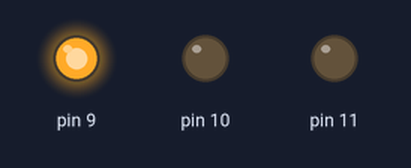
The sketch below on a simulated Arduino Uno, built with avr-gcc and run on an emulated ATmega328P. Shown: output pins drawn as LEDs (lit = HIGH).

Above: at 0.1 s.
At 2.1 s:
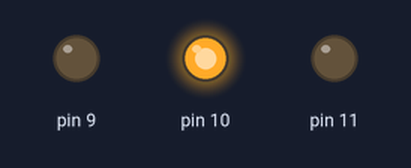
At 4.1 s:
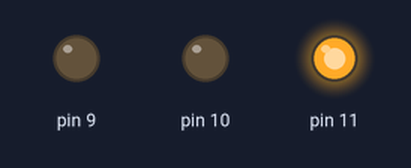
At 6.1 s:
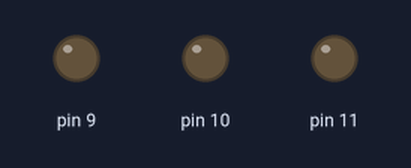
At 22.94 s:
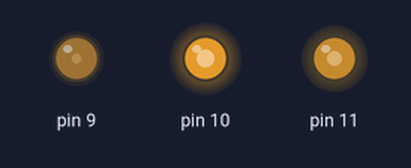
At 39.79 s:
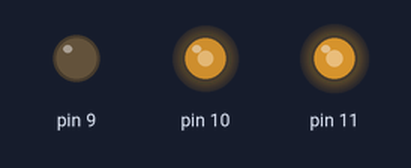
Timing chart, 0 to 40.0 s (numbered marks = the images above):
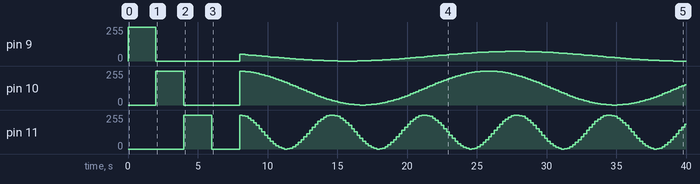

Measured:
- by itself, pin 9: 255/255 → 0/255 at 2.0 s, → 51/255 6.0 s later, → 49/255 0.20 s later, → 47/255 0.20 s later, … (135 changes in this stretch)

The sketch:

ColorLedOSTA5131A.ino
```cpp
//
// Sample sketch for class ColorLedOSTA5131A
//
#include <math.h>
#include "ColorLedOSTA5131A.hpp"

using namespace ElectronicComponent;

const unsigned int RED_OUT_PIN   = 9U;
const int INI_RED_MIN   = 52;
const int INI_RED_MAX   = 171;
const unsigned int GREEN_OUT_PIN = 10U;
const int INI_GREEN_MIN = 22;
const int INI_GREEN_MAX = 111;
const unsigned int BULE_OUT_PIN  = 11U;
const int INI_BULE_MIN  = 41;
const int INI_BULE_MAX  = 73;

ColorLedOSTA5131A* myLed;
int redVal   = 0x00;
int greenVal = 0x00;
int blueVal  = 0x00;
int i        = INI_RED_MIN;
int j        = INI_GREEN_MAX;
int k        = INI_BULE_MIN;

void setup() {
  myLed = new ColorLedOSTA5131A( RED_OUT_PIN, GREEN_OUT_PIN, BULE_OUT_PIN );

  myLed->lightRed();
  delay( 2000 );
  myLed->lightGreen();
  delay( 2000 );
  myLed->lightBlue();
  delay( 2000 );
  myLed->turnOff();
  delay( 2000 );
}

void loop() {
  redVal   = (int)round( sin( (double)i *  3.0 * M_PI / 180.0 ) * 36.0 + 36.0 );
  if( i < INI_RED_MAX ) {
    i++;
  } else {
    i = INI_RED_MIN;
  }

  greenVal = (int)round( sin( (double)j *  4.0 * M_PI / 180.0 ) * 127.0 + 127.0 );
  if( j > INI_GREEN_MIN ) {
    j--;
  } else {
    j = INI_GREEN_MAX;
  }

  blueVal  = (int)round( sin( (double)k * 11.0 * M_PI / 180.0 ) * 127.0 + 127.0 );
  if( k < INI_BULE_MAX ) {
    k++;
  } else {
    k = INI_BULE_MIN;
  }

  myLed->lightLed( redVal, greenVal, blueVal );
  delay( 200 );
}
```

ColorLedOSTA5131A.cpp
```cpp
//
// Filename :   ColorLedOSTA5131A.cpp
// Abstruct :   Method for ColorLedOSTA5131A class
// Author   :   education_division@atit.jp
// Update   :   2024/11/08 New Creation
#include <Arduino.h>
#include "ColorLedOSTA5131A.hpp"

namespace ElectronicComponent {
//
// Method   :   ColorLedOSTA5131A
// Abstruct :   コンストラクタ
// Argument :   int redPin   4番アノード対向ピン(赤)
//              int greenPin 1番アノード対向ピン(緑)
//              int bluePin  2番アノード対向ピン(青)
ColorLedOSTA5131A::ColorLedOSTA5131A( unsigned int redPin, unsigned int greenPin, unsigned int bluePin ) {
	// 初期化(赤)
  	this->pinRed          = redPin;
  	this->brightnessRed	  = COLOR_LED_OSTA5131A_LOW;
  	pinMode( this->pinRed, OUTPUT );

  	// 初期化(緑)
  	this->pinGreen        = greenPin;
  	this->brightnessGreen = COLOR_LED_OSTA5131A_LOW;
  	pinMode( this->pinGreen, OUTPUT );

  	// 初期化(青)
  	this->pinBlue      	  = bluePin;
  	this->brightnessBule  = COLOR_LED_OSTA5131A_LOW;
  	pinMode( this->pinBlue,	OUTPUT );

  	// 初期状態にする(消灯)
  	this->turnOff();
}

//
// Method   :   lightLed
// Abstruct :   指定した輝度で点灯する
// Argument :   int red   輝度(赤)
//              int green 輝度(緑)
//              int blue  輝度(青)
// Return   :   n/a
void ColorLedOSTA5131A::lightLed( int red, int green, int blue ) {
  	// 引数検査し範囲内(0x00～0xff)ならば更新
  	if( red   >= COLOR_LED_OSTA5131A_LOW && red   <= COLOR_LED_OSTA5131A_HIGH ) {
    	this->brightnessRed   = red;
  	}
  	if( green >= COLOR_LED_OSTA5131A_LOW && green <= COLOR_LED_OSTA5131A_HIGH ) {
    	this->brightnessGreen = green;
  	}
  	if( blue  >= COLOR_LED_OSTA5131A_LOW && blue  <= COLOR_LED_OSTA5131A_HIGH ) {
    	this->brightnessBule  = blue;
  	}
  	// 輝度が指定されている場合は赤/緑/青を点灯
	if( this->brightnessRed   > COLOR_LED_OSTA5131A_LOW
	 || this->brightnessGreen > COLOR_LED_OSTA5131A_LOW
	 || this->brightnessBule  > COLOR_LED_OSTA5131A_LOW ) {
  		analogWrite( this->pinRed,   this->brightnessRed );
  		analogWrite( this->pinGreen, this->brightnessGreen );
  		analogWrite( this->pinBlue,  this->brightnessBule );
  		// 点灯状態を点灯にする
  		this->isLight         = true;
	} else {
  		// 全て0x00の場合は点灯状態を消灯にする
  		this->isLight         = false;
	}
}

//
// Method   :   lightRed
// Abstruct :   赤を点灯する
// Argument :   n/a
// Return   :   n/a
void ColorLedOSTA5131A::lightRed() {
  	this->turnOff();
  	// 赤を点灯
  	this->brightnessRed   = COLOR_LED_OSTA5131A_HIGH;
  	digitalWrite( this->pinRed,   this->brightnessRed );
	// 赤以外は消灯
  	this->brightnessGreen = COLOR_LED_OSTA5131A_LOW;
  	digitalWrite( this->pinGreen, this->brightnessGreen );
  	this->brightnessBule  = COLOR_LED_OSTA5131A_LOW;
  	digitalWrite( this->pinBlue,  this->brightnessBule );
  	// 点灯状態を点灯に
  	this->isLight         = true;
}

//
// Method   :   lightGreen
// Abstruct :   緑を点灯する
// Argument :   n/a
// Return   :   n/a
void ColorLedOSTA5131A::lightGreen() {
  	this->turnOff();
  	// 緑を点灯
  	this->brightnessGreen = COLOR_LED_OSTA5131A_HIGH;
  	digitalWrite( this->pinGreen, this->brightnessGreen );
	// 緑以外は消灯
  	this->brightnessRed   = COLOR_LED_OSTA5131A_LOW;
  	digitalWrite( this->pinRed,   this->brightnessRed );
  	this->brightnessBule  = COLOR_LED_OSTA5131A_LOW;
  	digitalWrite( this->pinBlue,  this->brightnessBule );
  	// 点灯状態を点灯に
  	this->isLight         = true;
}

//
// Method   :   lightBlue
// Abstruct :   青を点灯する
// Argument :   n/a
// Return   :   n/a
void ColorLedOSTA5131A::lightBlue() {
  	this->turnOff();
  	// 青を点灯
  	this->brightnessBule  = COLOR_LED_OSTA5131A_HIGH;
  	digitalWrite( this->pinBlue,  this->brightnessBule );
	// 青以外は消灯
  	this->brightnessRed   = COLOR_LED_OSTA5131A_LOW;
  	digitalWrite( this->pinRed,   this->brightnessRed );
  	this->brightnessGreen = COLOR_LED_OSTA5131A_LOW;
  	digitalWrite( this->pinGreen, this->brightnessGreen );
  	// 点灯状態を点灯に
  	this->isLight         = true;
}

//
// Method   :   turnOff
// Abstruct :   全色消灯する
// Argument :   n/a
// Return   :   n/a
void ColorLedOSTA5131A::turnOff() {
  	// 赤/緑/青を消灯
  	this->brightnessRed   = COLOR_LED_OSTA5131A_LOW;
  	digitalWrite( this->pinRed,   this->brightnessRed );
  	this->brightnessGreen = COLOR_LED_OSTA5131A_LOW;
  	digitalWrite( this->pinGreen, this->brightnessGreen );
  	this->brightnessBule  = COLOR_LED_OSTA5131A_LOW;
  	digitalWrite( this->pinBlue,  this->brightnessBule );
  	// 点灯状態を消灯に
  	this->isLight         = false;
}

//
// Method   :   isLighting
// Abstruct :   getter(isLight)
// Argument :   n/a
// Return   :   bool isLight 点灯状態
bool ColorLedOSTA5131A::isLighting() {
  	return this->isLight;
}

//
// Method   :   getPinRed
// Abstruct :   getter(pinRed)
// Argument :   n/a
// Return   :   unsigned int pinRed 4番アノード対向ピン(赤)
unsigned int  ColorLedOSTA5131A::getPinRed() {
  	return this->pinRed;
}

//
// Method   :   getPinGreen
// Abstruct :   getter(pinGreen)
// Argument :   n/a
// Return   :   unsigned int pinGreen 1番アノード対向ピン(緑)
unsigned int  ColorLedOSTA5131A::getPinGreen() {
  	return this->pinGreen;
}

//
// Method   :   getPinBlue
// Abstruct :   getter(pinBlue)
// Argument :   n/a
// Return   :   unsigned int pinBlue 2番アノード対向ピン(青)
unsigned int  ColorLedOSTA5131A::getPinBlue() {
  	return this->pinBlue;
}

//
// Method   :   getBrightnessRed
// Abstruct :   getter(brightnessRed)
// Argument :   n/a
// Return   :   int brightnessRed 輝度(赤)
int  ColorLedOSTA5131A::getBrightnessRed() {
  	return this->brightnessRed;
}

//
// Method   :   getBrightnessGreen
// Abstruct :   getter(brightnessGreen)
// Argument :   n/a
// Return   :   int brightnessGreen 輝度(緑)
int  ColorLedOSTA5131A::getBrightnessGreen() {
  	return this->brightnessGreen;
}

//
// Method   :   getBrightnessBlue
// Abstruct :   getter(brightnessBule)
// Argument :   n/a
// Return   :   int brightnessBule 輝度(青)
int  ColorLedOSTA5131A::getBrightnessBlue() {
  	return this->brightnessBule;
}
}
```

ColorLedOSTA5131A.hpp
```cpp
#ifndef COLOR_LED_OSTA5131A_H
#define COLOR_LED_OSTA5131A_H
//
// Filename :   ColorLedOSTA5131A.hpp
// Abstruct :   Class definition for Fullcolor LED
// Author   :   education_division@atit.jp
// Update   :   2024/11/08 New Creation

namespace ElectronicComponent {
//
// Class    :   ColorLedOSTA5131A
// Abstruct :   Class definition for Fullcolor LED
class ColorLedOSTA5131A {
    // Definiton of constant
private:
    const int COLOR_LED_OSTA5131A_HIGH = 0xff;  // 最大アナログ値
    const int COLOR_LED_OSTA5131A_LOW  = 0x00;  // 最小アナログ値
    // Definition of variable
private:
    unsigned int pinGreen;                      // 1番アノード対向ピン(緑)
    unsigned int pinBlue;                       // 2番アノード対向ピン(青)
    unsigned int pinRed;                        // 4番アノード対向ピン(赤)
    int brightnessGreen;                        // 輝度(緑)
    int brightnessBule;                         // 輝度(青)
    int brightnessRed;                          // 輝度(赤)
    bool isLight;                               // 点灯状態
    // Definition of method
public:
    ColorLedOSTA5131A( unsigned int,
                       unsigned int,
                       unsigned int );          // method:コンストラクタ
    void lightLed( int, int, int );             // method:点灯(輝度指定)
    void lightRed();                            // method:点灯(赤)
    void lightGreen();                          // method:点灯(緑)
    void lightBlue();                           // method:点灯(青)
    void turnOff();                             // method:全消灯
    bool isLighting();                          // method:点灯状態取得
    unsigned int getPinRed();                   // method:getter(4番アノード対向ピン(赤))
    unsigned int getPinGreen();                 // method:getter(1番アノード対向ピン(緑))
    unsigned int getPinBlue();                  // method:getter(2番アノード対向ピン(青))
    int  getBrightnessRed();                    // method:getter(輝度(赤))
    int  getBrightnessGreen();                  // method:getter(輝度(緑))
    int  getBrightnessBlue();                   // method:getter(輝度(青))
};
}
#endif
```
